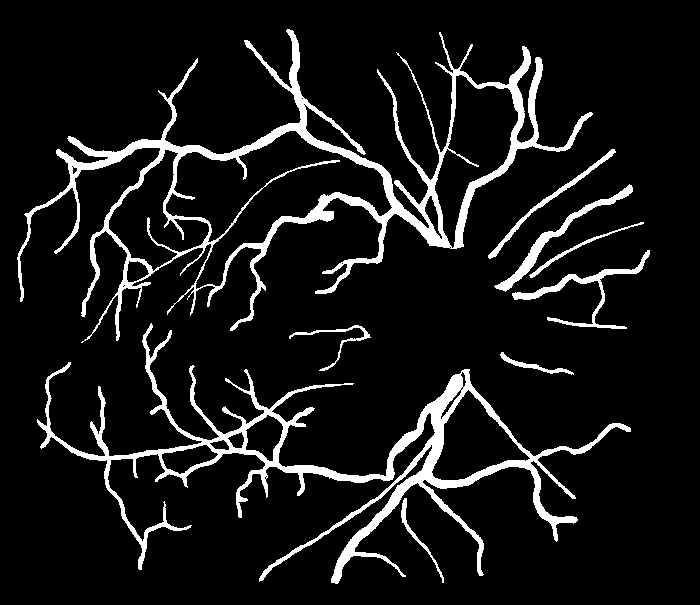
#> input picture images/learn/im0005.ah.ppm, 700 x 605 px, given as the content of the folder images/raw, which was not available
$ python imageProcessing.py
#> lines starting #> are read from the running program, lines starting #| are printed output that depends on the picture; after the words box and inside, x2 and y2 are one past the last pixel; in counts of white or black regions, pixels touching at a corner belong together; pictures that were not available may be replaced by others from this repository, and a replacement may not be noted
### tranformations.py
#nasz plik nagłówkowy z funkcjami służącymi do przetwarzania obrazu
import cv2 as cv
import numpy as np
from scipy import ndimage as ndi

MAXIMUM_SIZE_CONTOUR = 250000
MINIMUM_SIZE_CONTOUR = 20000
claheObj = cv.createCLAHE(clipLimit = 20.0, tileGridSize=(10, 10)) #creates clahe object

def gamma(image, gamma = 1.0):
    invGamma = 1.0 / gamma
    table = np.array([((i / 255.0) ** invGamma) * 255
                      for i in np.arange(0, 256)]).astype("uint8")

    return cv.LUT(image, table)

def bgr2gray(image):
    return cv.cvtColor(image, cv.COLOR_BGR2GRAY)

# [8 lines left out: function contrast, not called in this run]

def dilation(image, i):
    kernel = np.ones((5, 5), np.uint8)
    return cv.dilate(image, kernel, iterations = i)

def erosion(image, i):
    kernel = np.ones((5, 5), np.uint8)
    return cv.erode(image, kernel, iterations = i)

def opening(image):
    kernel = np.ones((5, 5), np.uint8)
    return cv.morphologyEx(image, cv.MORPH_OPEN, kernel)

def closing(image):
    kernel = np.ones((5, 5), np.uint8)
    return cv.morphologyEx(image, cv.MORPH_CLOSE, kernel)

def laplacian(image):
    return cv.Laplacian(image, cv.CV_64F)

# [5 lines left out: function adaptiveThresh, not called in this run]

def thresh(image, value):
    ret, thresh1 = cv.threshold(image, value, 255, cv.THRESH_BINARY)
    return thresh1


def contours(image):
    contours, _ = cv.findContours(image, cv.RETR_EXTERNAL, cv.CHAIN_APPROX_SIMPLE)
    return contours


def blur(image, x, y):
    return cv.blur(image, (x, y))


def biBlur(image, x, y, z):
    return cv.bilateralFilter(image, x, y, z)


def clahe(image):
    return claheObj.apply(image)


def canny(image):
    return cv.Canny(image, 100, 200)


def gradient(image):
    kernel = np.ones((5, 5), np.uint8)
    return cv.morphologyEx(image, cv.MORPH_GRADIENT, kernel)


def fillHoles(image):#0-1 rgb
    return ndi.binary_fill_holes(image)


def hull(contour):
    return cv.convexHull(contour)


def distance(a, b):
    return np.sqrt((a[0] - b[0]) ** 2 + (a[1] - b[1]) ** 2)


# [8 lines left out: function crop, not called in this run]

### imageProcessing.py
import cv2 as cv
from matplotlib import pyplot as plt
import os
import tranformations as t #plik nagłówkowy

paths = ["images/raw", "images/learn"]

images = []
done = []
raws = []

#read images from files
def readImages():
    for path in paths:
        for r, d, f in os.walk(path):
            for file in f:
                print(file)
                if path == "images/raw":
                    images.append(cv.imread(os.path.join(r, file), 1))
                    raws.append(cv.imread(os.path.join(r, file), 1))
                else:
                    done.append(cv.imread(os.path.join(r, file), 1))

#show images
def showImages(images, number, rows, columns):
    plt.figure(figsize=(20, 20))
    for i in range(1, number + 1):
        plt.subplot(rows, columns, i)
        plt.imshow(images[i - 1], cmap = "gray") #bgr
    plt.show()
    plt.close()
    plt.clf()


def greenFilter(image):
    for i in range(len(image)):
        for j in range(len(image[i])):
            image[i][j]=[0, image[i][j][1], 0]
    return image


#main transformation
def transformImages(images):
    for i in range(len(images)):
        print("Start of tranformations...")
        blurTemp = t.blur(images[i], 5, 5)
        greenTemp = greenFilter(blurTemp)
        grayTemp = t.bgr2gray(greenTemp)
        gammaTemp = t.gamma(grayTemp, 3)
        edgesTemp = cv.Canny(gammaTemp, 10, 30 ,3)
        dilationTemp = t.dilation(edgesTemp, 1)
        erosionTemp = t.erosion(dilationTemp, 1)
        images[i] = erosionTemp
#> this loop made 1 pass
#> pass 1, in transformImages, `blurTemp = t.blur(images[i], 5, 5)`:
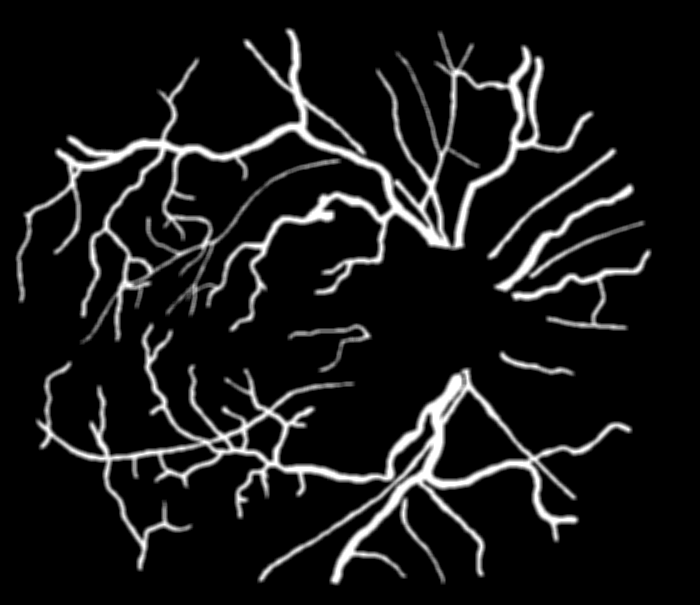
#> blurTemp: shape (605, 700, 3); min 0, max 255, mean 23
#> pass 1, in transformImages, `greenTemp = greenFilter(blurTemp)`:
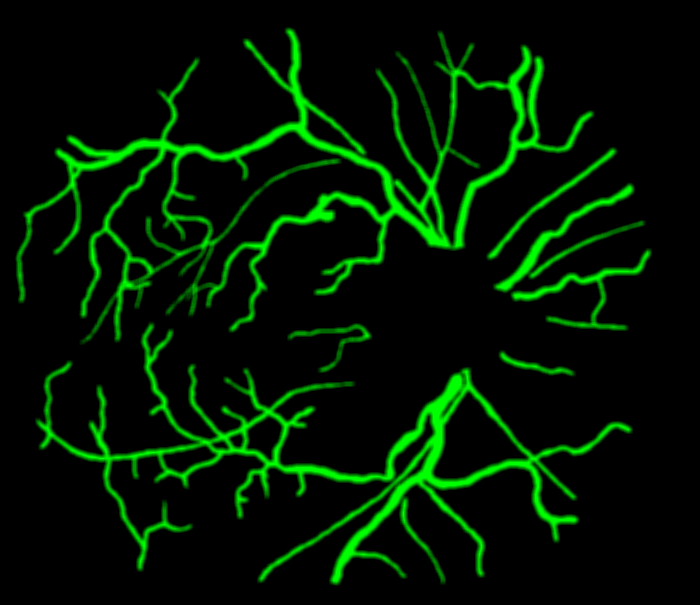
#> greenTemp: shape (605, 700, 3); mean B, G, R 0, 23, 0
#> pass 1, in transformImages, `grayTemp = t.bgr2gray(greenTemp)`:
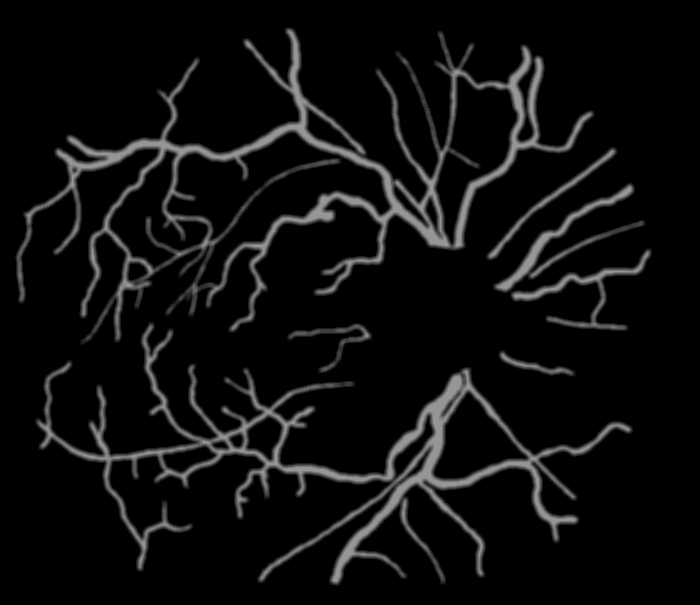
#> grayTemp: shape (605, 700); min 0, max 150, mean 13.5
#> pass 1, in transformImages, `gammaTemp = t.gamma(grayTemp, 3)`:
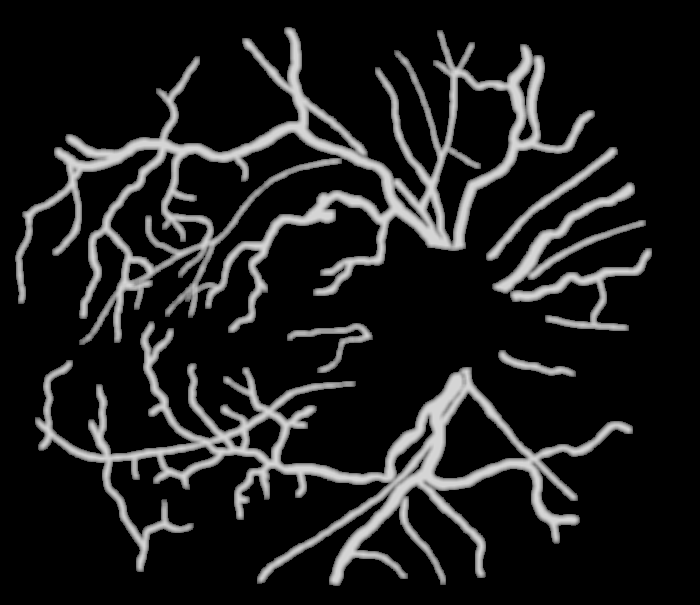
#> gammaTemp: shape (605, 700); min 0, max 213, mean 29
#> after the loop:
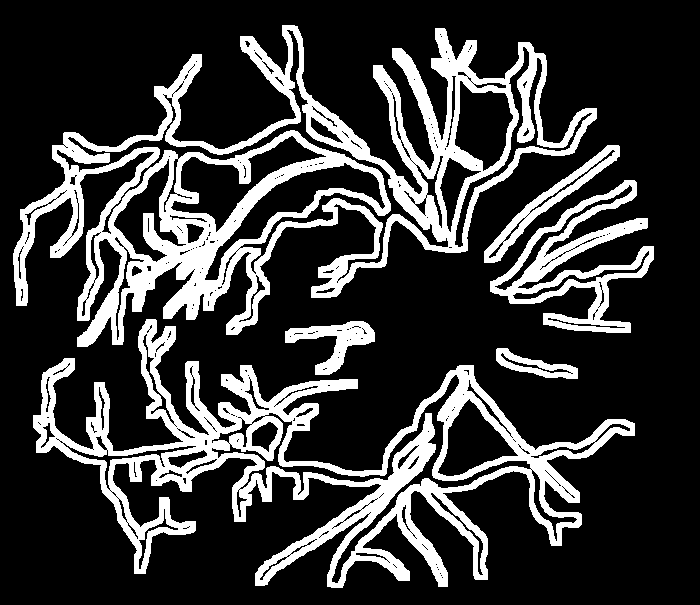
#> dilationTemp: shape (605, 700); 22.5% white; 6 white regions, box (x1, y1, x2, y2) and area: (13, 25, 597, 347) 45984, (33, 319, 635, 588) 36468, (490, 180, 654, 333) 7535, (484, 145, 620, 263) 2438, (285, 321, 375, 375) 1889, (496, 348, 578, 379) 1039
#> after the loop:
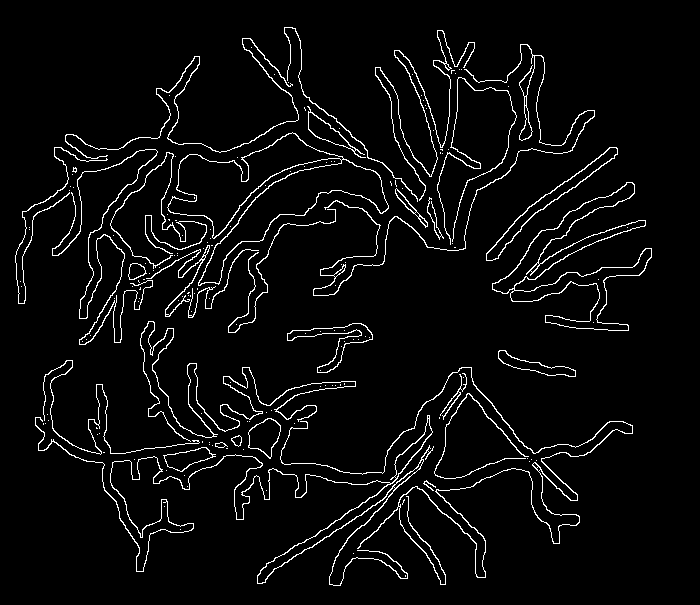
#> edgesTemp: shape (605, 700); 4.4% white in thin lines or dots, all inside (x1, y1, x2, y2) = (15, 27, 652, 586)


readImages()
transformImages(images)
print("Showing images...")
for raw, learn in zip(images, done):
    q = len(raw) * len(raw[0])
    accuracy = 0
    sensitivity = 0
    specificity = 0
    tp = 0
    fp = 0
    tn = 0
    fn = 0
    for i in range(len(raw)):
        for j in range(len(raw[i])):
            if learn[i][j][0] == raw[i][j]:
                accuracy += 1
            if (raw[i][j] == 255 and learn[i][j][0]==255) or (raw[i][j] == 0 and learn[i][j][0]==255):
                sensitivity += 1
            if (raw[i][j] == 255 and learn[i][j][0]==0) or (raw[i][j] == 0 and learn[i][j][0]==0):
                specificity += 1
            if (raw[i][j] == 255 and learn[i][j][0]==255):
                tp += 1
            if (raw[i][j] == 0 and learn[i][j][0]==255):
                fn += 1
            if (raw[i][j] == 0 and learn[i][j][0]==0):
                tn += 1
            if (raw[i][j] == 255 and learn[i][j][0]==0):
                fp += 1
    accuracy /= q
    sensitivity = tp / sensitivity
    specificity = tn / specificity
    mcc = (tp * tn - fp * fn) / (((tp + fp) * (fn + tn) * (fp + tn) * (tp + fn)) ** (1 / 2))
    print("Accuracy: ", accuracy)
    print("Sensitivity: ", sensitivity)
    print("Specificity: ", specificity)
    print("Arithmetic mean: ", (sensitivity + specificity) / 2)
    print("Geometric mean: ", (sensitivity * specificity) ** (0.5))
    print("MCC: ", mcc)

    showImages([raws[0], learn, raw], 3, 1, 3)
#> this loop made 1 pass
#> pass 1, in showImages, `plt.show()`:
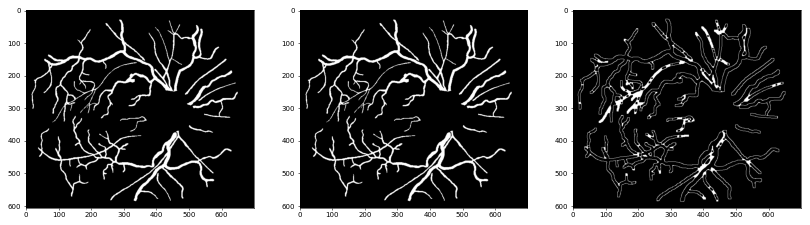
#> figure drawn by matplotlib, 3 panels


del images
del done
del raw
